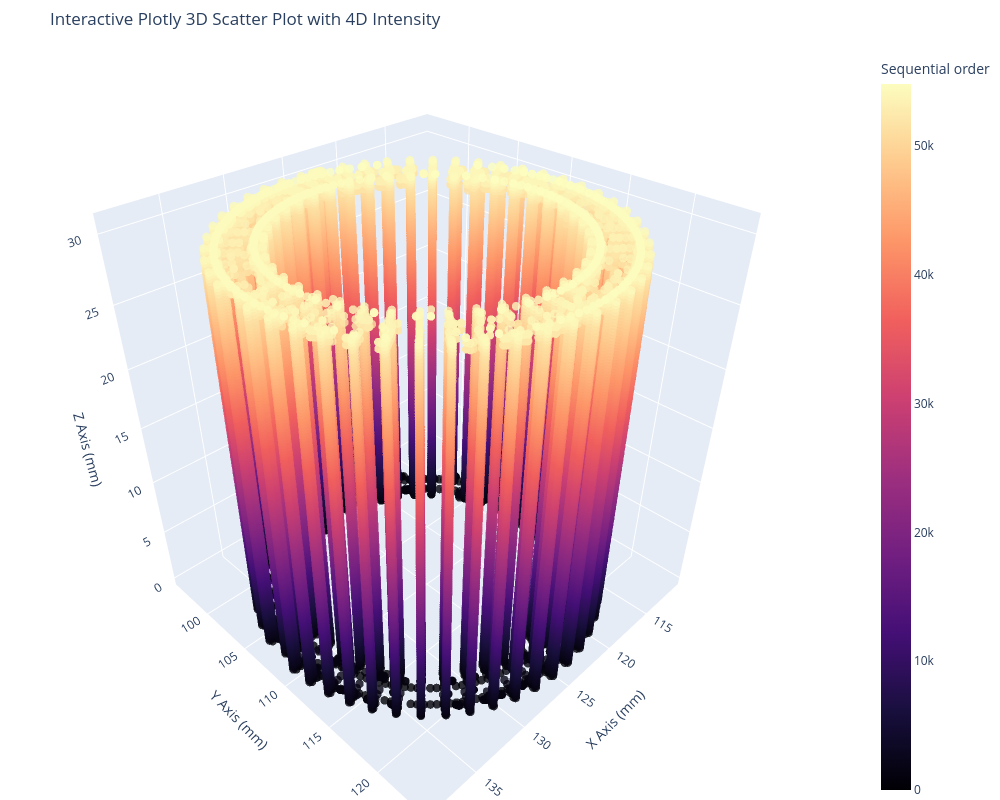

Here is the notebook cell this chart was saved with:
### Code cell
import numpy as np
import plotly.express as px

sample_waypoints = waypoints[14:-2]

x = np.array([w.position.x for w in sample_waypoints])
y = np.array([w.position.y for w in sample_waypoints])
z = np.array([w.position.z for w in sample_waypoints])
s = np.arange(len(sample_waypoints))

fig = px.scatter_3d(
    x=x,
    y=y,
    z=z,
    color=s,
    color_continuous_scale="Magma",
    labels={
        "x": "X Axis (mm)",
        "y": "Y Axis (mm)", 
        "z": "Z Axis (mm)",
        "color": "Sequential order"},
    title="Interactive Plotly 3D Scatter Plot with 4D Intensity",
    opacity=0.8,
)

fig.update_layout(
    width=1000,
    height=800,
    margin=dict(l=0, r=0, b=0, t=50)
)

fig.update_traces(marker=dict(size=5))

fig.show()

### Figure 1 — Plotly figure (JSON) as saved in the notebook; plotly's stock layout.template omitted (floating-point values rounded to 4 significant figures; data arrays with more than 128 entries replaced by an {"elided": "..."} marker saying what was removed)
{"data": [{"hovertemplate": "X Axis (mm)=%{x}<br>Y Axis (mm)=%{y}<br>Z Axis (mm)=%{z}<br>Sequential order=%{marker.color}<extra></extra>", "legendgroup": "", "marker": {"color": {"elided": "54830 int values"}, "coloraxis": "coloraxis", "opacity": 0.8, "size": 5, "symbol": "circle"}, "mode": "markers", "name": "", "scene": "scene", "showlegend": false, "type": "scatter3d", "x": {"elided": "54830 float values"}, "y": {"elided": "54830 float values"}, "z": {"elided": "54830 float values"}}], "layout": {"coloraxis": {"autocolorscale": false, "colorbar": {"title": {"text": "Sequential order"}}, "colorscale": [[0, "#000004"], [0.1111, "#180f3d"], [0.2222, "#440f76"], [0.3333, "#721f81"], [0.4444, "#9e2f7f"], [0.5556, "#cd4071"], [0.6667, "#f1605d"], [0.7778, "#fd9668"], [0.8889, "#feca8d"], [1, "#fcfdbf"]]}, "height": 800, "legend": {"tracegroupgap": 0}, "margin": {"b": 0, "l": 0, "r": 0, "t": 50}, "scene": {"domain": {"x": [0, 1], "y": [0, 1]}, "xaxis": {"title": {"text": "X Axis (mm)"}}, "yaxis": {"title": {"text": "Y Axis (mm)"}}, "zaxis": {"title": {"text": "Z Axis (mm)"}}}, "title": {"text": "Interactive Plotly 3D Scatter Plot with 4D Intensity"}, "width": 1000}}
